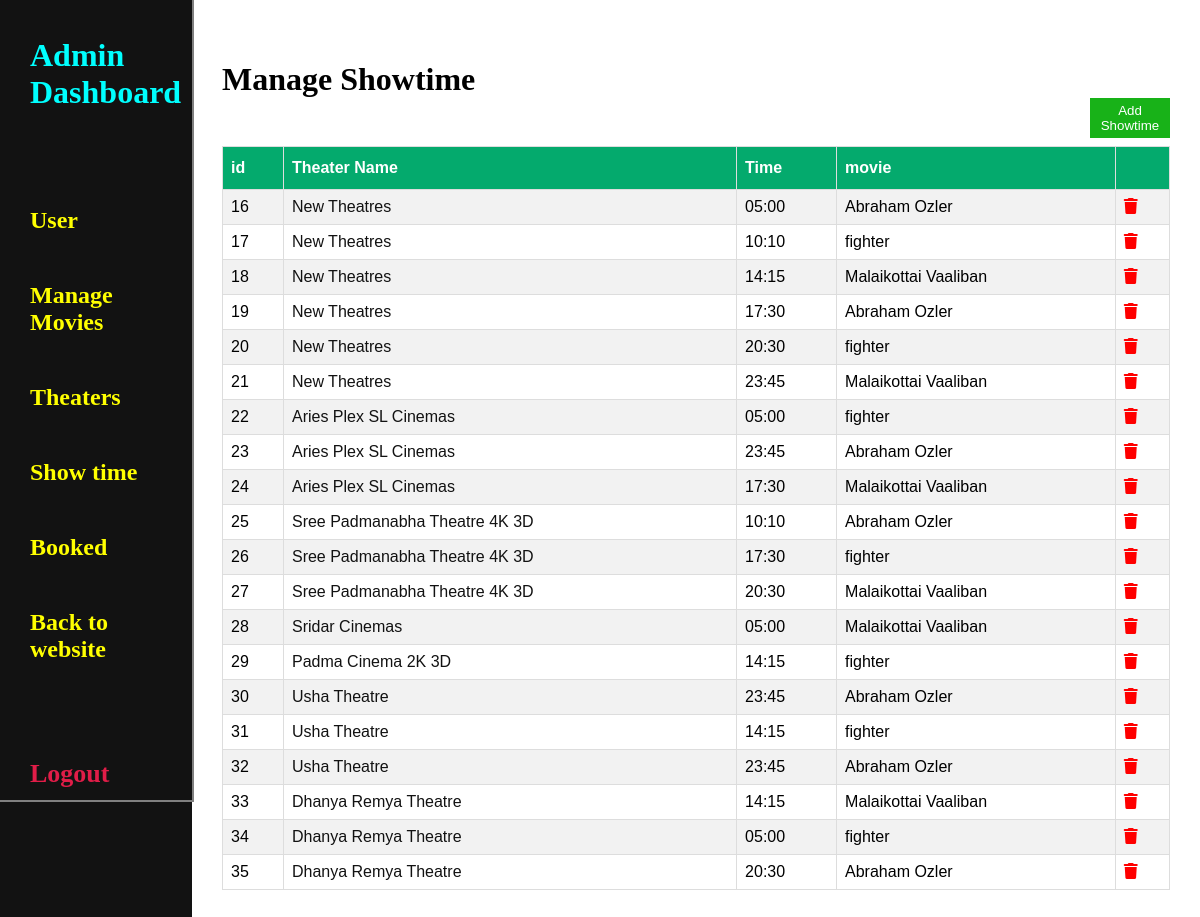
Page /adminmanageshowtime/ (signed in) on the committed database.
### home/models.py (models this page shows)
class Showtime(models.Model):
    time_choice = {
        '05:00':'05:00 AM',
        '10:10':'10:10 AM',
        '14:15':'02:15 PM',
        '17:30':'05:30 PM',
        '20:30':'08:30 PM',
        '23:45':'11:45 PM'
    }
    name = models.ForeignKey(Theater, on_delete=models.CASCADE)
    time = models.CharField(max_length=255, choices=time_choice)
    movie = models.ForeignKey(Movie, on_delete=models.CASCADE)

class Theater(models.Model):
    name = models.CharField(max_length = 255)
    location = models.CharField(max_length = 255)
    totalseats = models.CharField(max_length=255)
    price = models.CharField(max_length = 10)
    def __str__(self) -> str:
        return self.name

class Movie(models.Model):
    status_choice = {'in' : 'In',
                     'out' : 'Out',
                     'soon' : 'Soon'}
    languages_choice = {'hindi':'Hindi',
                        'malayalam':'Malayalam',
                        'tamil':'Tamil',
                        'english':'English'}
    poster = models.ImageField(upload_to='picture', blank=True, null=True)
    trailer = models.URLField(default = None)
    name = models.CharField(max_length = 255)
    description = models.TextField()
    cast = models.CharField(max_length = 255)
    language = models.CharField(max_length = 255, choices = languages_choice)
    release_date = models.DateField()
    runtime = models.CharField(max_length = 255)
    status = models.CharField(max_length = 255, choices = status_choice)
    def __str__(self) -> str:
        return self.name

### home/views.py (the view)
# urls.py: path('adminmanageshowtime/', views.admin_manage_showtime, name='adminmanageshowtime'),
def admin_manage_showtime(request):
    showtime = Showtime.objects.all()
    context = {
        "showtimes":showtime
    }
    return render(request, 'adminmanageshowtime.html', context)

### home/templates/adminmanageshowtime.html (shortened to what this page needs)
{% extends 'adminbase.html' %}
{% load static %}
{% block template %}
    <div class="right">
        <h1 style="margin-bottom: 0;">Manage Showtime</h1>
        <div>
            <a href="{% url 'adminaddshowtime' %}"><button class="add-user">Add Showtime</button></a>
        </div>
        <div class="table-for-admin-user">
            <table id="customers">
            <tr>
                <th>id</th>
                <th>Theater Name</th>
                <th>Time</th>
                <th>movie</th>
                <th></th>
            </tr>
            {% for showtime in showtimes %}
            <tr>
                <td>{{ showtime.id }}</td>
                <td><a class="username-admin-a" href="{% url 'admineditshowtime' showtime.id %}">{{ showtime.name }}</a></td>
                <td> {{ showtime.time }} </td>
                <td>{{ showtime.movie }}</td>
                <td><a href="{% url 'admindeleteshowtime' showtime.id %}"><i class="fa-solid fa-trash" style="color: red;"></i></a></td>
            </tr>
            {% endfor %}
        </div>
    </div>
{% endblock %}

### home/static/css/adminbase.css (style rules this page uses)
* { box-sizing: border-box; }
body { margin: 0; padding: 0; width: 100%; height: 100vh; background-color:#121212; }
.right { padding: 5vh 30px; width: 84%; float: right; background-color: white; height: auto; min-height: 100% !important }
#customers { font-family: Arial, Helvetica, sans-serif; border-collapse: collapse; width: 100%; }
#customers td, #customers th { border: 1px solid #ddd; padding: 8px; }
#customers tr:nth-child(even) { background-color: #f2f2f2; }
#customers th { padding-top: 12px; padding-bottom: 12px; text-align: left; background-color: #04AA6D; color: white; }
.username-admin-a { text-decoration: none; color: #121212; cursor: pointer; }
.add-user { margin-bottom: 1vh; width: 80px; background-color: rgb(24, 178, 24); color: white; height: 5vh; border: 0; float: right; }

### rows in the picture
Showtime: id "16", name "New Theatres", time "05:00", movie "Abraham Ozler"
Showtime: id "17", name "New Theatres", time "10:10", movie "fighter"
Showtime: id "18", name "New Theatres", time "14:15", movie "Malaikottai Vaaliban"
Showtime: id "19", name "New Theatres", time "17:30", movie "Abraham Ozler"
Showtime: id "20", name "New Theatres", time "20:30", movie "fighter"
Showtime: id "21", name "New Theatres", time "23:45", movie "Malaikottai Vaaliban"
Showtime: id "22", name "Aries Plex SL Cinemas", time "05:00", movie "fighter"
Showtime: id "23", name "Aries Plex SL Cinemas", time "23:45", movie "Abraham Ozler"
Showtime: id "24", name "Aries Plex SL Cinemas", time "17:30", movie "Malaikottai Vaaliban"
Showtime: id "25", name "Sree Padmanabha Theatre 4K 3D", time "10:10", movie "Abraham Ozler"
Showtime: id "26", name "Sree Padmanabha Theatre 4K 3D", time "17:30", movie "fighter"
Showtime: id "27", name "Sree Padmanabha Theatre 4K 3D", time "20:30", movie "Malaikottai Vaaliban"
Showtime: id "28", name "Sridar Cinemas", time "05:00", movie "Malaikottai Vaaliban"
Showtime: id "29", name "Padma Cinema 2K 3D", time "14:15", movie "fighter"
Showtime: id "30", name "Usha Theatre", time "23:45", movie "Abraham Ozler"
Showtime: id "31", name "Usha Theatre", time "14:15", movie "fighter"
Showtime: id "32", name "Usha Theatre", time "23:45", movie "Abraham Ozler"
Showtime: id "33", name "Dhanya Remya Theatre", time "14:15", movie "Malaikottai Vaaliban"
Showtime: id "34", name "Dhanya Remya Theatre", time "05:00", movie "fighter"
Showtime: id "35", name "Dhanya Remya Theatre", time "20:30", movie "Abraham Ozler"
